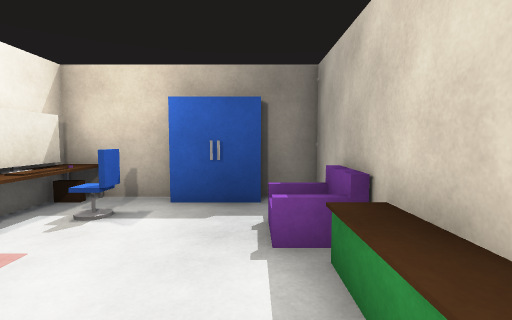
View 1 (above)

16 first-person views from a walk through a 3-D level made in the Unity game engine. The camera is 1.3 m above the floor, tilts 4° down and sees 85° across. The floor is counted in squares, 1 m on a side. Each view is taken from the middle of a square. On the plan, view 1 faces up. The plan holds only what a view shows up to about 13 squares ahead; the rest is blank. The player character is not drawn. Surface patterns are stand-ins for the level's own textures.

View 2
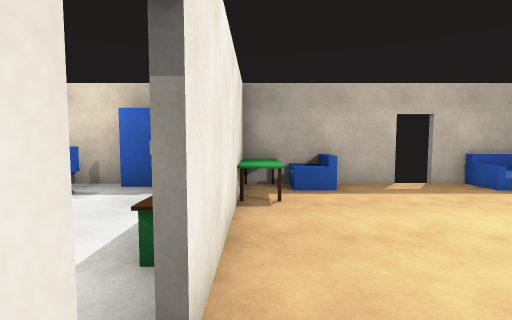

View 3
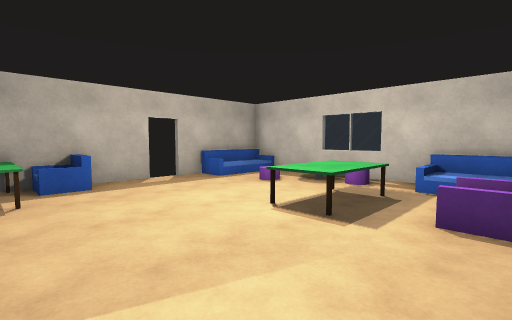

View 4
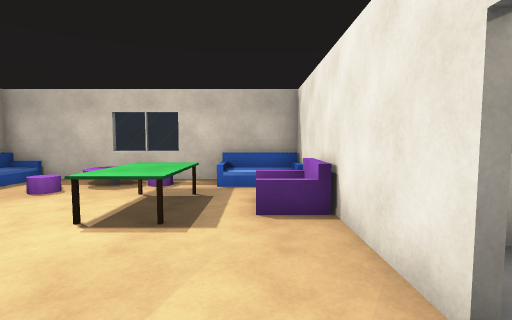

View 5
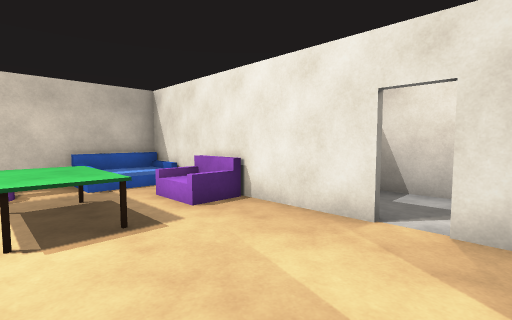

View 6
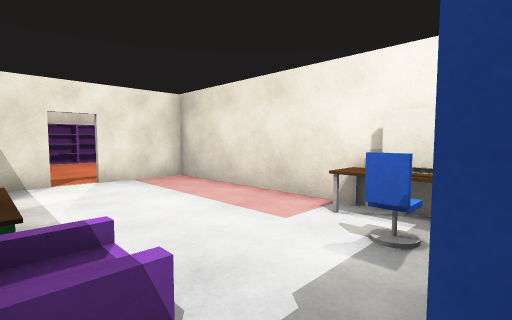

View 7
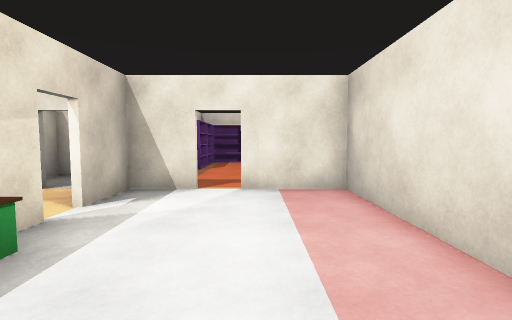

View 8
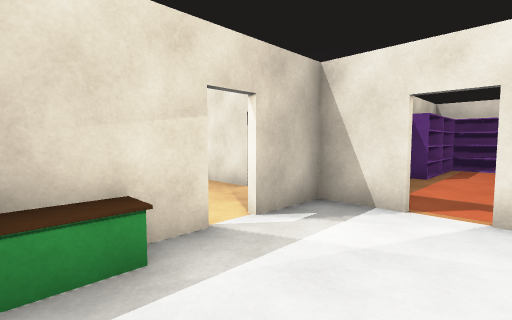

View 9
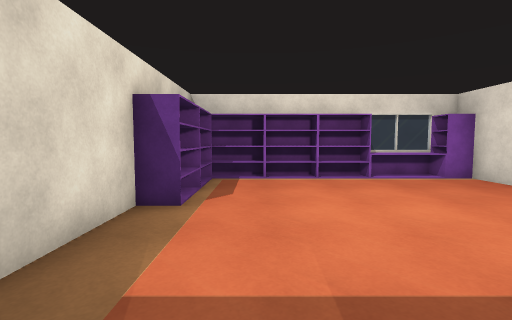

View 10
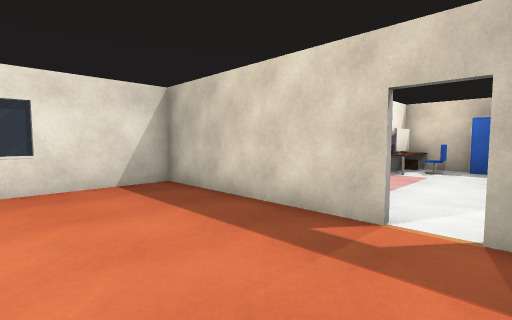

View 11
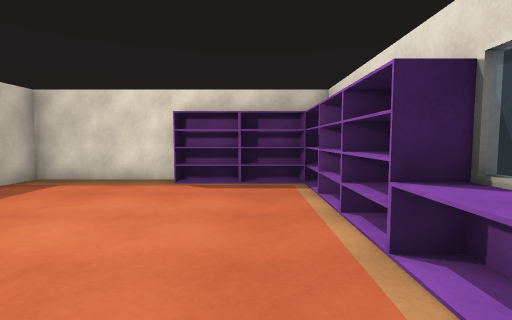

View 12
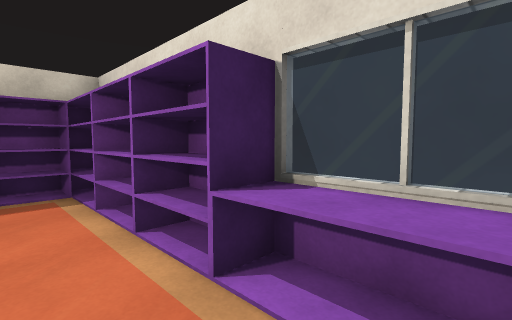

View 13
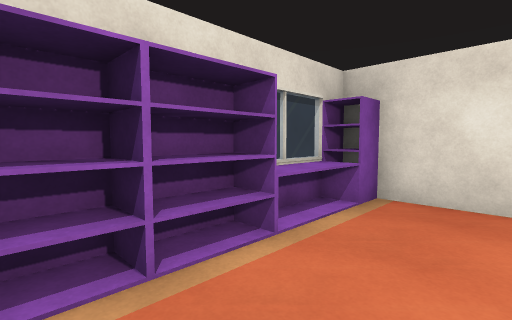

View 14
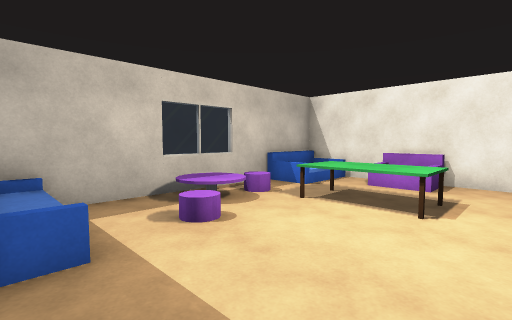

View 15
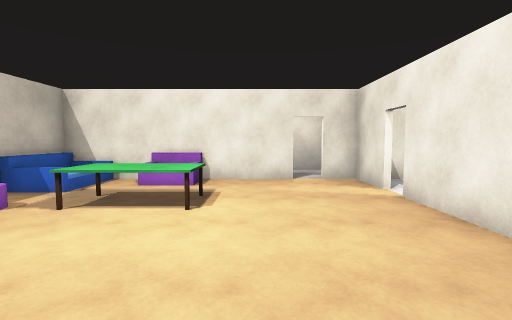

View 16
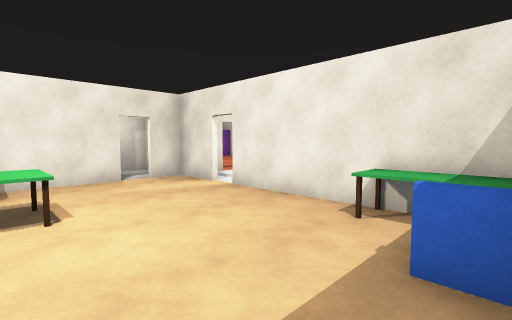

### Floor plan
Key: @ floor where view 1 was taken; # wall or solid block; x gap in a wall; . main floor; : floor 0.5 m higher than the main floor; / step, stairs or slope; = window, fence, low wall or low ledge; O other object.
Columns run from 9 left of view 1 to 12 right of it. Each row starts with its distance up from view 1.
  7      ##########x #####
  6      O ###.OOO...////#
  5     #OO... OOO...////#
  4     #O....#O.........#
  3     #....OO.......O//#
  2     #.....O........:/=
  1     #.....O....OOOO/.=
  0     #....@#....OOOO..#
 -1     #..............//#
 -2     #.....#........//#
 -3 #####.....#.....#O.//#
 -4 #...####.###.x########
 -5 #.........##..#
 -6 #.........#####
 -7 #.........###
 -8 =..........#
 -9   ........O
-10 =.........O
-11 #.........O
-12 #.........O
-13 #OOOOOOOOOO
-14 #####

Positions as (right, up) in squares from view 1, and headings:
1: (0, 0), facing up
2: (2, -2), facing up
3: (2, -3), facing up-right
4: (2, -2), facing right
5: (2, 1), facing down-right
6: (1, 6), facing down-left
7: (-2, 4), facing down
8: (-2, 2), facing down-right
9: (-1, -3), facing down
10: (0, -8), facing up-left
11: (-8, -11), facing right
12: (-7, -11), facing down-right
13: (-2, -10), facing down-left
14: (5, 6), facing down-right
15: (5, 6), facing down
16: (7, 6), facing down-left
